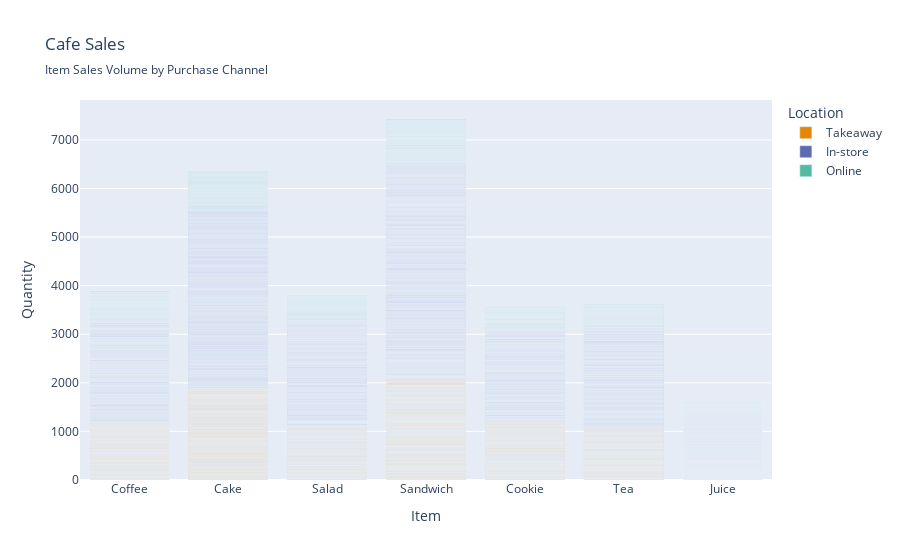

This figure's notebook cell:
### Code cell
fig = px.bar(
    df_filled,
    x='Item',
    y='Quantity',
    color='Location',
    title='Cafe Sales',
    subtitle="Item Sales Volume by Purchase Channel",
    color_discrete_sequence=px.colors.qualitative.Vivid 
)
fig.show()

### Figure 1 — Plotly figure (JSON) as saved in the notebook; plotly's stock layout.template omitted (floating-point values rounded to 4 significant figures; data arrays with more than 128 entries replaced by an {"elided": "..."} marker saying what was removed)
{"data": [{"hovertemplate": "Location=Takeaway<br>Item=%{x}<br>Quantity=%{y}<extra></extra>", "legendgroup": "Takeaway", "marker": {"color": "rgb(229, 134, 6)", "pattern": {"shape": ""}}, "name": "Takeaway", "orientation": "v", "showlegend": true, "textposition": "auto", "type": "bar", "x": {"elided": "3022 str values"}, "xaxis": "x", "y": {"elided": "3022 int values"}, "yaxis": "y"}, {"hovertemplate": "Location=In-store<br>Item=%{x}<br>Quantity=%{y}<extra></extra>", "legendgroup": "In-store", "marker": {"color": "rgb(93, 105, 177)", "pattern": {"shape": ""}}, "name": "In-store", "orientation": "v", "showlegend": true, "textposition": "auto", "type": "bar", "x": {"elided": "5689 str values"}, "xaxis": "x", "y": {"elided": "5689 int values"}, "yaxis": "y"}, {"hovertemplate": "Location=Online<br>Item=%{x}<br>Quantity=%{y}<extra></extra>", "legendgroup": "Online", "marker": {"color": "rgb(82, 188, 163)", "pattern": {"shape": ""}}, "name": "Online", "orientation": "v", "showlegend": true, "textposition": "auto", "type": "bar", "x": {"elided": "1289 str values"}, "xaxis": "x", "y": {"elided": "1289 int values"}, "yaxis": "y"}], "layout": {"barmode": "relative", "legend": {"title": {"text": "Location"}, "tracegroupgap": 0}, "title": {"subtitle": {"text": "Item Sales Volume by Purchase Channel"}, "text": "Cafe Sales"}, "xaxis": {"anchor": "y", "domain": [0, 1], "title": {"text": "Item"}}, "yaxis": {"anchor": "x", "domain": [0, 1], "title": {"text": "Quantity"}}}}
